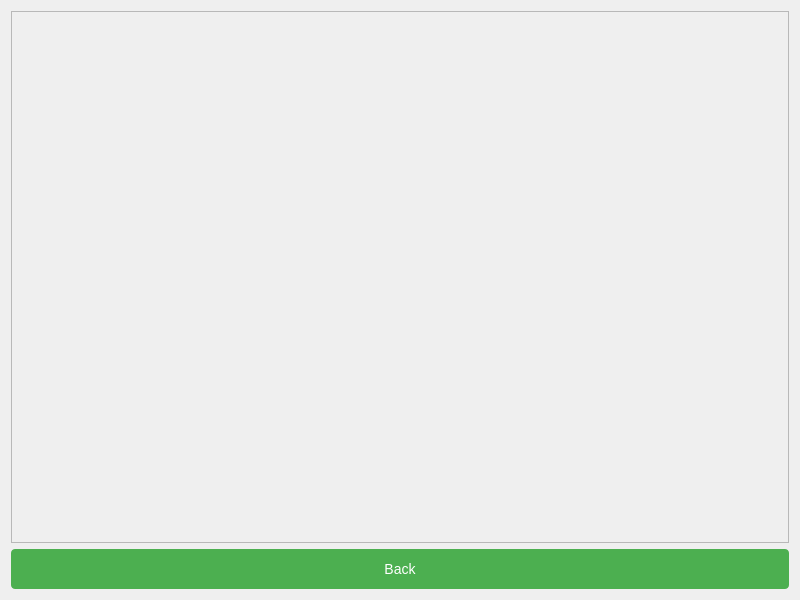
<?xml version="1.0" encoding="UTF-8"?>
<ui version="4.0">
 <class>Cancel</class>
 <widget class="QWidget" name="Cancel">
  <property name="geometry">
   <rect>
    <x>0</x>
    <y>0</y>
    <width>800</width>
    <height>600</height>
   </rect>
  </property>
  <layout class="QVBoxLayout" name="mainLayout">
   <item>
    <widget class="QScrollArea" name="scrollArea">
     <property name="widgetResizable">
      <bool>true</bool>
     </property>
     <widget class="QWidget" name="scrollAreaWidgetContents">
      <property name="geometry">
       <rect>
        <x>0</x>
        <y>0</y>
        <width>780</width>
        <height>534</height>
       </rect>
      </property>
      <layout class="QVBoxLayout" name="eventsLayout"/>
     </widget>
    </widget>
   </item>
   <item>
    <widget class="QPushButton" name="back_button">
     <property name="minimumSize">
      <size>
       <width>96</width>
       <height>40</height>
      </size>
     </property>
     <property name="styleSheet">
      <string notr="true">QPushButton {
    background-color: #4CAF50;
    color: white;
    padding: 4px 8px; /* Ample space */
    border: none;
    border-radius: 4px;
    font-size: 14px;
    min-width: 80px; /* Ensures text fits */
}
QPushButton:hover {
    background-color: #45a049;
}
QPushButton:pressed { background-color: #3d8b40; }</string>
     </property>
     <property name="text">
      <string>Back</string>
     </property>
    </widget>
   </item>
  </layout>
 </widget>
 <resources/>
 <connections/>
</ui>
